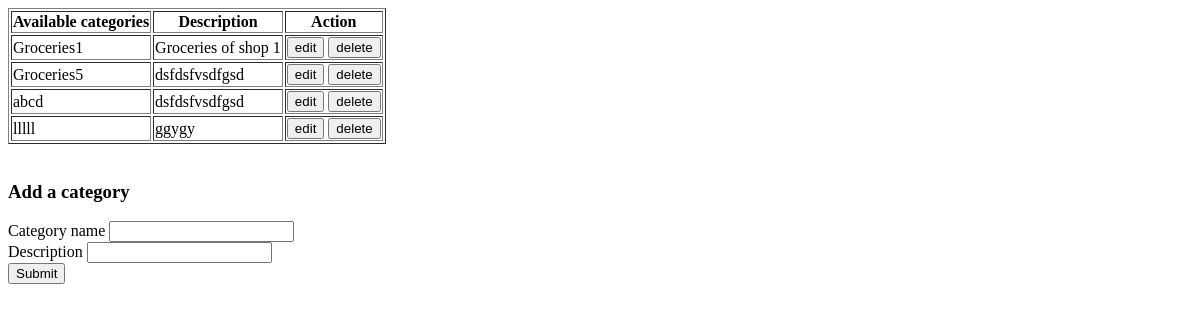
Before: /addManageCategories (signed in) with the older database file.
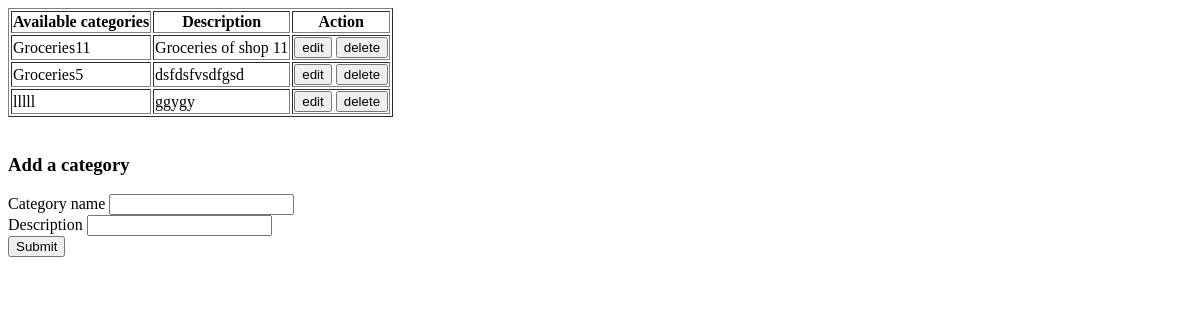
After: the same page with the newer database file.
### RetailIQApp/models.py (models this page shows)
class CategoryTable(models.Model):
    SHOPID = models.ForeignKey(ShopTable, on_delete=models.PROTECT, null=True, blank=True)
    category_name = models.CharField(max_length=20, null=True, blank=True)
    category_description = models.CharField(max_length=100, null=True, blank=True)
    created_at = models.DateTimeField(auto_now_add=True)
    updated_at = models.DateTimeField(auto_now=True)
    is_active = models.BooleanField(default=True)

### RetailIQApp/views.py (the view, shortened to what this page needs)
# urls.py: path('addManageCategories',addManageCategories.as_view(),name='addManageCategories'),
class addManageCategories(View): #newly added
    def get(self,request):
        obj = CategoryTable.objects.filter(SHOPID__LOGINID_id=request.session['loginid'])
        return render(request,'shop/addManageCategories.html', {'categories':obj})

### templates/Shop/addManageCategories.html (shortened to what this page needs)
<!DOCTYPE html>
<html lang="en">
<head>
</head>
<body>
        <table border="1">
            <tr>
                <th>Available categories</th>
                <th>Description</th>
                <th>Action</th>
            </tr>
            {% for i in categories %}
            <tr>
                <td>
                    {{ i.category_name }}
                </td>
                <td>
                    {{ i.category_description}}
                </td>
                <td>
                    <a href="editCategories/{{i.id}}"><button>edit</button></a>
                    <a href="deleteCategories/{{i.id}}"><button>delete</button></a>
                </td>
            </tr>
            {% endfor %}
        </table>
<br>
        <form method="post">
            <h3>Add a category</h3>
            <label>Category name</label>
            <input type="text" name="category_name" required>
            <br>
            <label>Description</label>
            <input type="text" name="category_description">
            <br>
            <button type="submit"> Submit</button>
        </form>
</body>
</html>

Changed rows visible on the page:
removed CategoryTable: category_name "abcd", category_description "dsfdsfvsdfgsd"
changed CategoryTable: category_name "Groceries1" → "Groceries11"; category_description "Groceries of shop 1" → "Groceries of shop 11"
